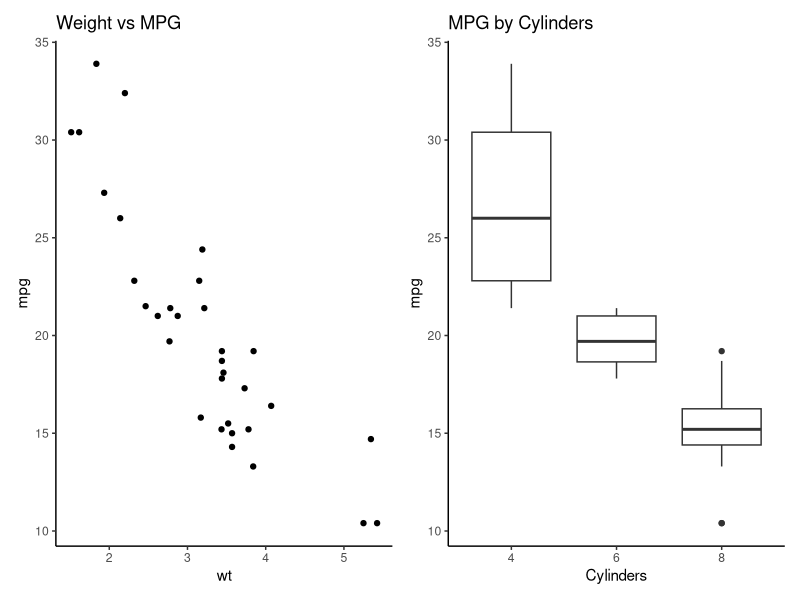
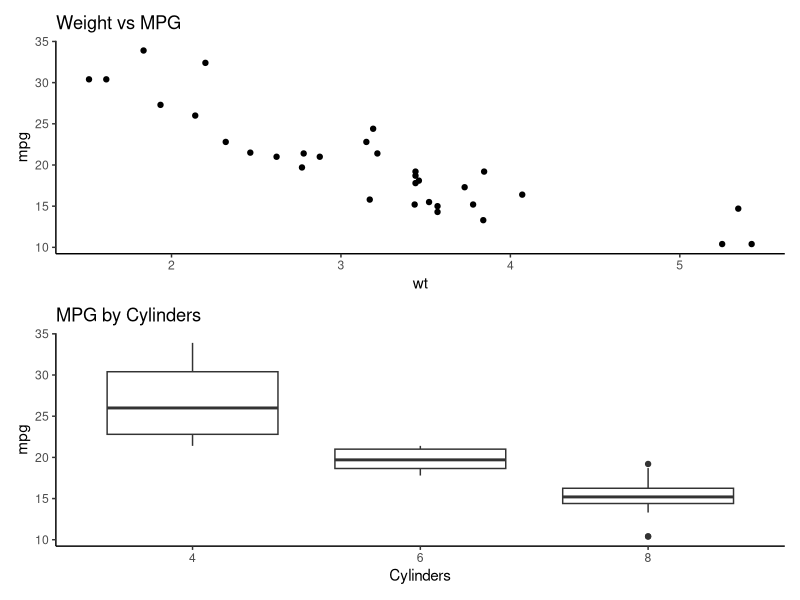
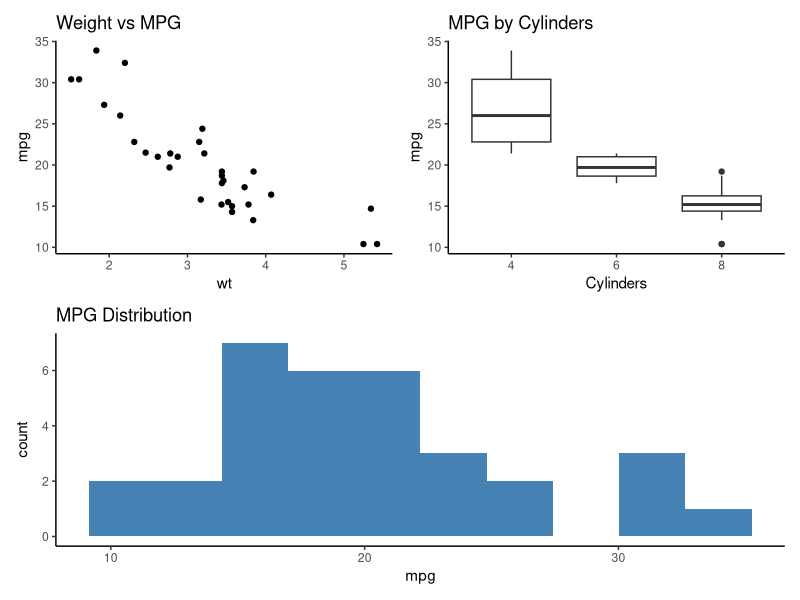
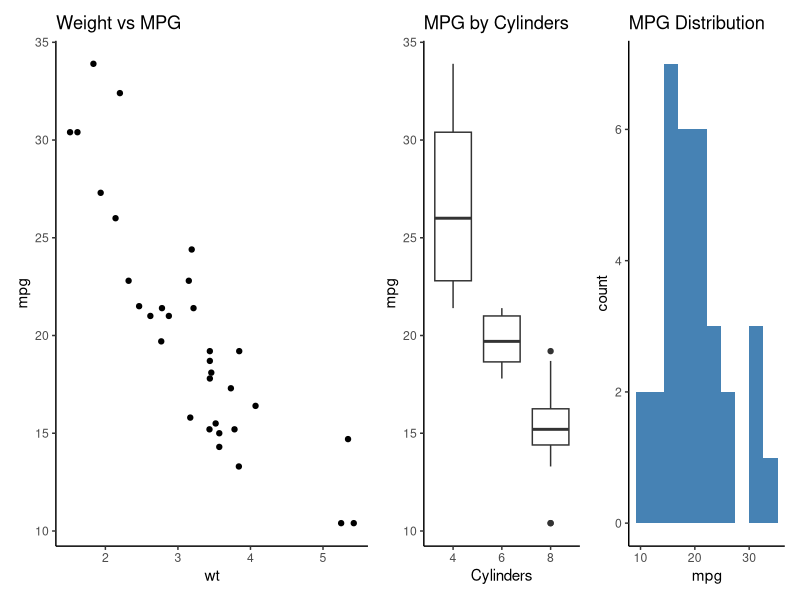
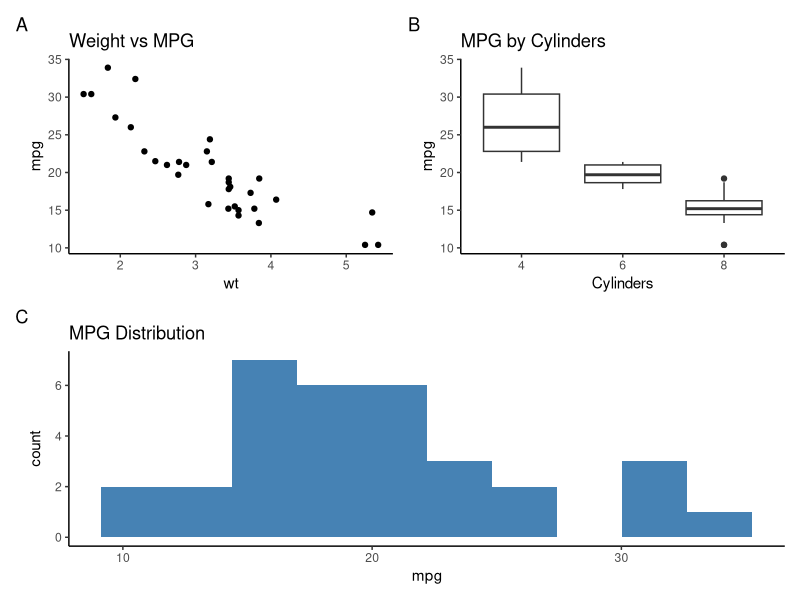
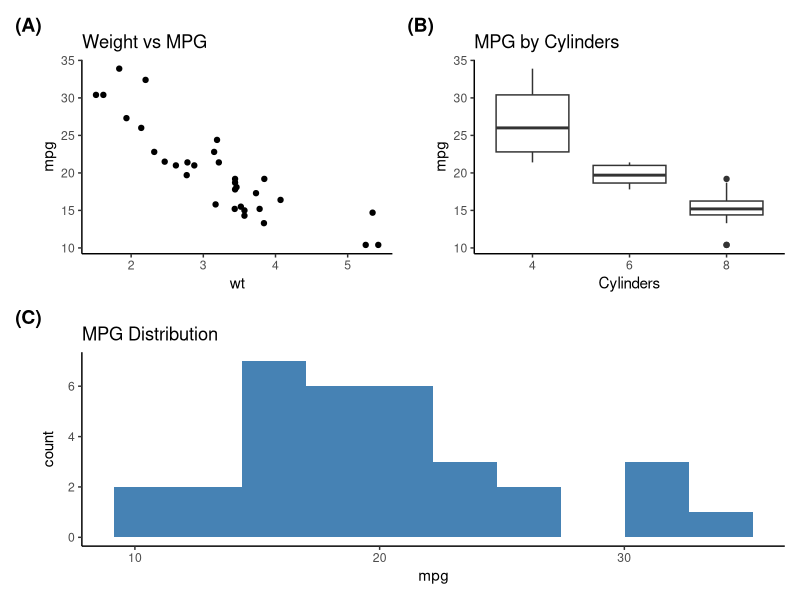
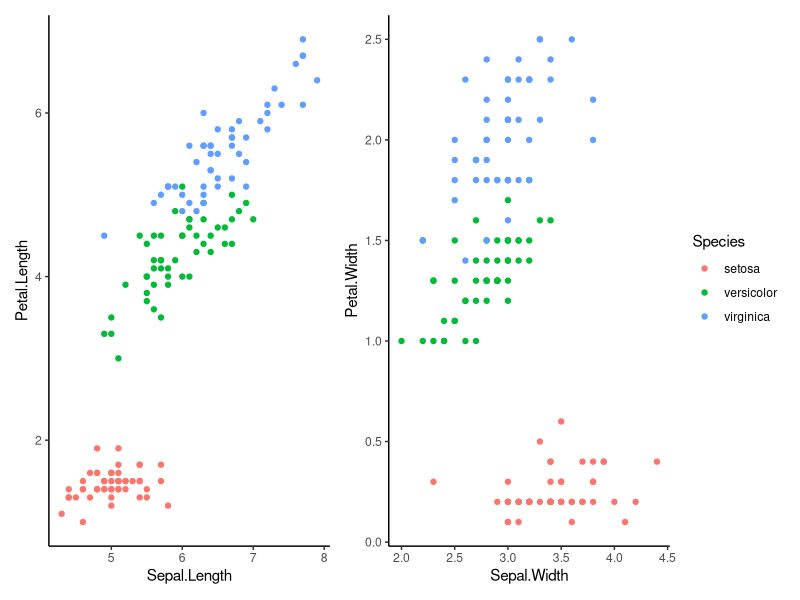
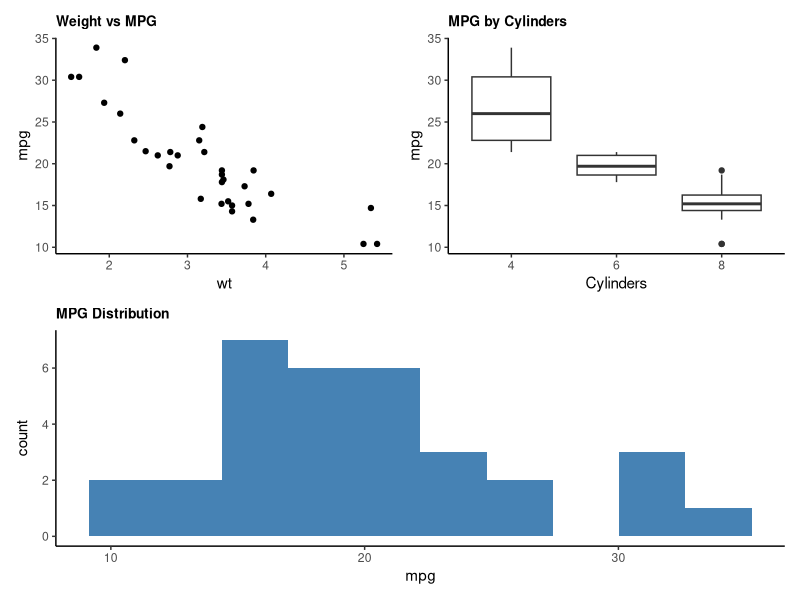

Generate these figures, in order, with R:
## ---- chunk 1
#| label: setup
#| include: false
library(tidyverse)
library(patchwork)
## ---- chunk 2
library(patchwork)
## ---- chunk 3
# Plot A: Scatter
p1 <- ggplot(mtcars, aes(wt, mpg)) +
  geom_point() +
  labs(title = "Weight vs MPG") +
  theme_classic()

# Plot B: Boxplot
p2 <- ggplot(mtcars, aes(factor(cyl), mpg)) +
  geom_boxplot() +
  labs(title = "MPG by Cylinders", x = "Cylinders") +
  theme_classic()

# Plot C: Histogram
p3 <- ggplot(mtcars, aes(mpg)) +
  geom_histogram(bins = 10, fill = "steelblue") +
  labs(title = "MPG Distribution") +
  theme_classic()
## ---- chunk 4
p1 + p2
## ---- chunk 5
p1 / p2
## ---- chunk 6
(p1 + p2) / p3
## ---- chunk 7
p1 + p2 + p3 + plot_layout(widths = c(2, 1, 1))
## ---- chunk 8
(p1 + p2) / p3 +
  plot_annotation(tag_levels = "A")
## ---- chunk 9
(p1 + p2) / p3 +
  plot_annotation(
    tag_levels = "A",
    tag_prefix = "(",
    tag_suffix = ")"
  ) &
  theme(plot.tag = element_text(face = "bold", size = 14))
## ---- chunk 10
# Create plots with same color mapping
pa <- ggplot(iris, aes(Sepal.Length, Petal.Length, color = Species)) +
  geom_point() +
  theme_classic()

pb <- ggplot(iris, aes(Sepal.Width, Petal.Width, color = Species)) +
  geom_point() +
  theme_classic()

pa + pb + plot_layout(guides = "collect")
## ---- chunk 11
(p1 + p2) / p3 &
  theme_classic(base_size = 11) &
  theme(plot.title = element_text(size = 10, face = "bold"))
## ---- chunk 12
# Create fourth plot
p4 <- ggplot(mtcars, aes(factor(gear))) +
  geom_bar(fill = "coral") +
  labs(title = "Gear Count", x = "Gears") +
  theme_classic()

# Complex nesting
(p1 | (p2 / p4)) / p3 +
  plot_annotation(tag_levels = "A")
## ---- chunk 13
p1 + plot_spacer() + p2
## ---- chunk 14
p1 + inset_element(p3, left = 0.6, bottom = 0.6, right = 1, top = 1)
## ---- chunk 15
#| fig-width: 10
#| fig-height: 8

# Theme for all
theme_pub <- theme_classic(base_size = 11) +
  theme(
    plot.title = element_text(face = "bold", size = 10),
    axis.title = element_text(size = 9),
    panel.border = element_rect(fill = NA, color = "black")
  )

# Recreate with consistent theme
fig_a <- ggplot(mtcars, aes(wt, mpg, color = factor(cyl))) +
  geom_point(size = 2) +
  geom_smooth(method = "lm", se = FALSE) +
  scale_color_brewer(palette = "Set1", name = "Cylinders") +
  labs(title = "Fuel Efficiency", x = "Weight (1000 lbs)", y = "MPG") +
  theme_pub +
  theme(legend.position = c(0.8, 0.8))

fig_b <- ggplot(mtcars, aes(factor(cyl), mpg, fill = factor(cyl))) +
  geom_boxplot(show.legend = FALSE) +
  scale_fill_brewer(palette = "Set1") +
  labs(title = "Distribution by Cylinders", x = "Cylinders", y = "MPG") +
  theme_pub

fig_c <- ggplot(mtcars, aes(hp, mpg)) +
  geom_point() +
  geom_smooth(method = "lm", color = "red") +
  labs(title = "Power vs Efficiency", x = "Horsepower", y = "MPG") +
  theme_pub

fig_d <- mtcars |>
  group_by(cyl) |>
  summarize(mean_mpg = mean(mpg), se = sd(mpg)/sqrt(n())) |>
  ggplot(aes(factor(cyl), mean_mpg, fill = factor(cyl))) +
  geom_col(show.legend = FALSE) +
  geom_errorbar(aes(ymin = mean_mpg - se, ymax = mean_mpg + se), width = 0.2) +
  scale_fill_brewer(palette = "Set1") +
  labs(title = "Mean MPG (± SE)", x = "Cylinders", y = "Mean MPG") +
  theme_pub

# Combine
(fig_a + fig_b) / (fig_c + fig_d) +
  plot_annotation(
    title = "Motor Vehicle Performance Analysis",
    subtitle = "Analysis of mtcars dataset (n = 32)",
    caption = "Figure 1. Relationship between vehicle characteristics and fuel efficiency.",
    tag_levels = "A",
    theme = theme(
      plot.title = element_text(face = "bold", size = 14),
      plot.subtitle = element_text(size = 11, color = "gray40"),
      plot.caption = element_text(hjust = 0, size = 9)
    )
  )
## ---- chunk 16
pa <- ggplot(iris, aes(Sepal.Length, Sepal.Width, color = Species)) +
  geom_point() + theme_classic() + theme(legend.position = "none")

pb <- ggplot(iris, aes(Petal.Length, Petal.Width, color = Species)) +
  geom_point() + theme_classic()

pc <- ggplot(iris, aes(Species, Sepal.Length, fill = Species)) +
  geom_boxplot() + theme_classic() + theme(legend.position = "none")

pd <- ggplot(iris, aes(Species, Petal.Length, fill = Species)) +
  geom_boxplot() + theme_classic() + theme(legend.position = "none")

(pa + pb) / (pc + pd) +
  plot_layout(guides = "collect") +
  plot_annotation(tag_levels = "A")
